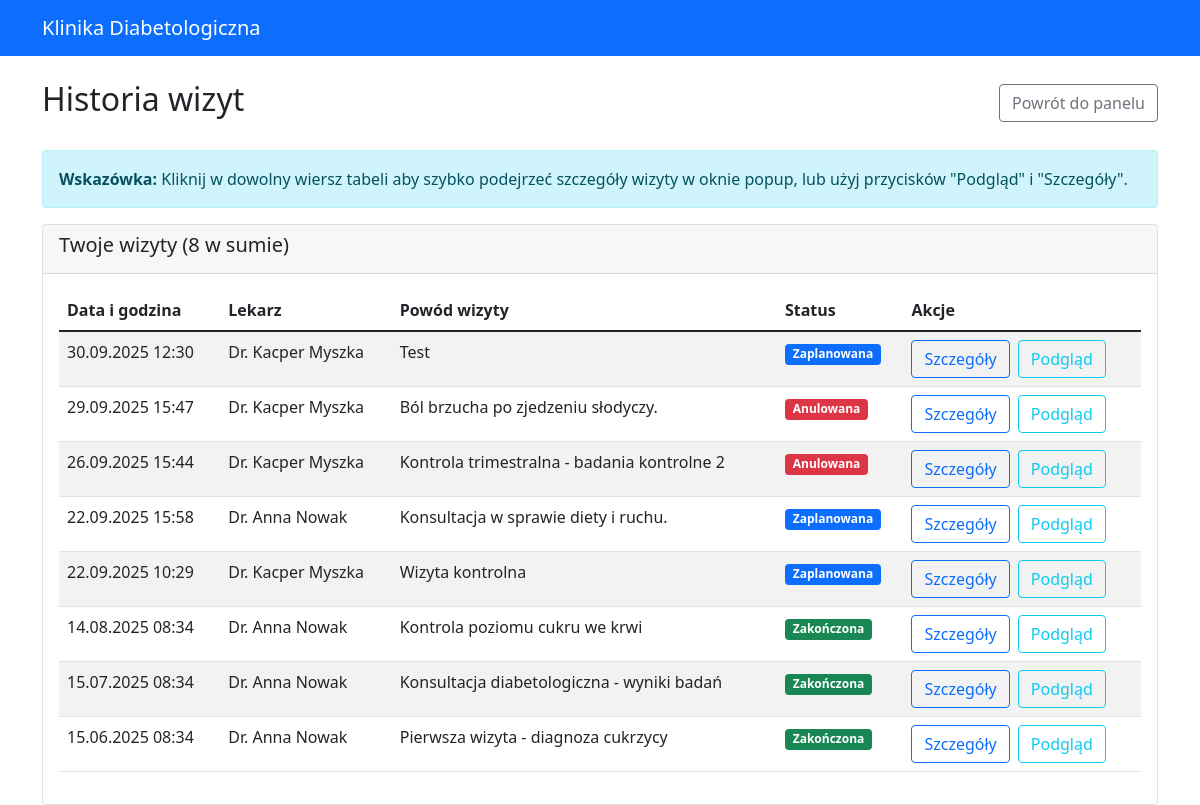
Page /appointments/history/ (signed in) on the earlier database version.
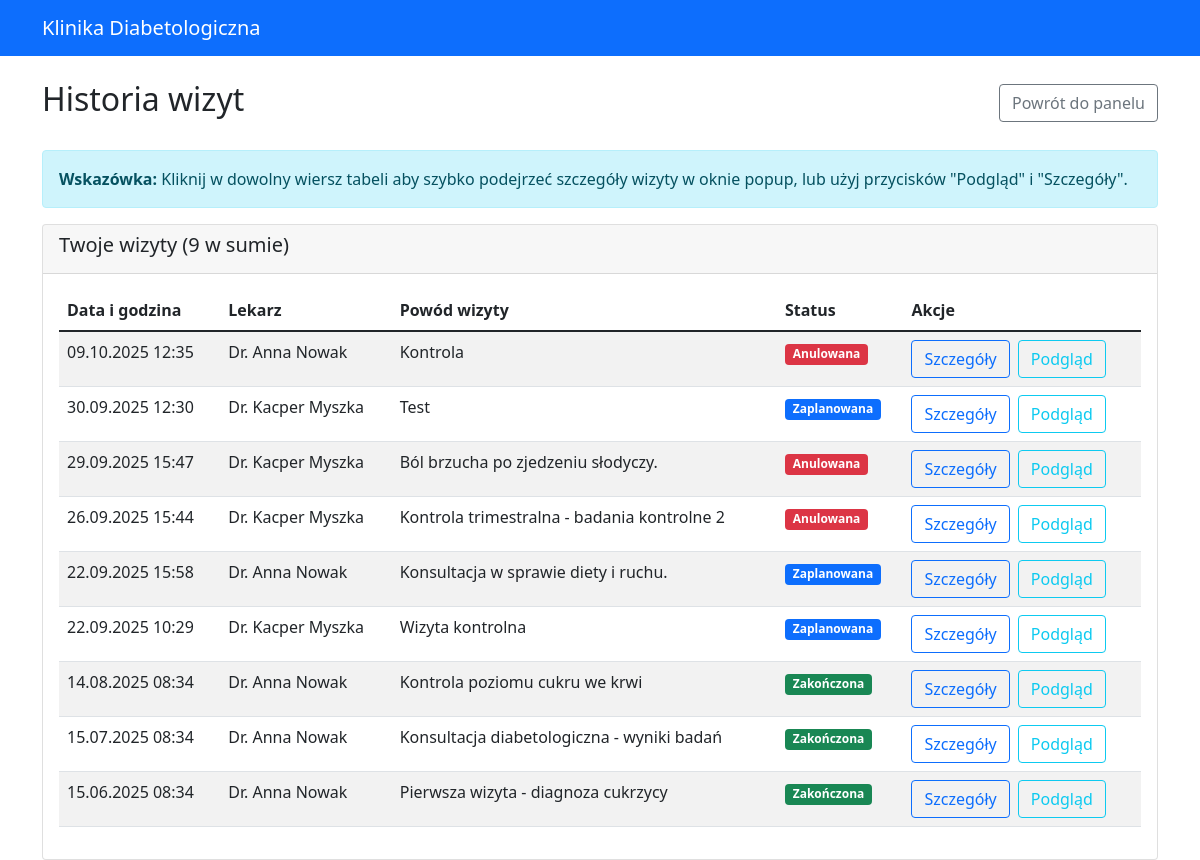
Same page on the later database version.
### appointments/models.py (models this page shows, shortened)
class Appointment(models.Model):
    STATUS_CHOICES = [
        ('scheduled', 'Zaplanowana'),
        ('completed', 'Zakończona'),
        ('cancelled', 'Anulowana'),
        ('no_show', 'Niestawiennictwo'),
    ]
    patient = models.ForeignKey(Patient, on_delete=models.CASCADE, related_name='appointments')
    doctor = models.ForeignKey(Doctor, on_delete=models.CASCADE, related_name='appointments')
    appointment_date = models.DateTimeField()
    status = models.CharField(max_length=15, choices=STATUS_CHOICES, default='scheduled')
    reason = models.CharField(max_length=200, help_text="Powód wizyty")
    notes = models.TextField(blank=True, help_text="Notatki z wizyty")
    duration_minutes = models.PositiveIntegerField(default=30)
    created_at = models.DateTimeField(auto_now_add=True)
    updated_at = models.DateTimeField(auto_now=True)
    class Meta:
        ordering = ['-appointment_date']
        verbose_name = "Wizyta"
        verbose_name_plural = "Wizyty"

### doctors/models.py (models this page shows, shortened)
class Doctor(models.Model):
    user = models.OneToOneField(settings.AUTH_USER_MODEL, on_delete=models.CASCADE, related_name='doctor_profile')
    license_number = models.CharField(max_length=20, unique=True)
    specialization = models.CharField(
        max_length=50,
        choices=[
            ('endocrinologist', 'Endokrynolog'),
            ('diabetologist', 'Diabetolog'),
            ('internal_medicine', 'Internista'),
            ('family_medicine', 'Lekarz rodzinny'),
        ]
    )
    years_of_experience = models.PositiveIntegerField()
    office_address = models.TextField()
    consultation_fee = models.DecimalField(max_digits=6, decimal_places=2)
    working_hours_start = models.TimeField()
    working_hours_end = models.TimeField()
    working_days = models.CharField(
        max_length=20,
        choices=[
            ('mon-fri', 'Poniedziałek-Piątek'),
            ('mon-sat', 'Poniedziałek-Sobota'),
            ('tue-thu', 'Wtorek-Czwartek'),
        ],
        default='mon-fri'
    )
    education = models.TextField()
    certifications = models.TextField(blank=True)
    bio = models.TextField(blank=True)
    is_accepting_patients = models.BooleanField(default=True)
    created_at = models.DateTimeField(auto_now_add=True)
    updated_at = models.DateTimeField(auto_now=True)
    class Meta:
        verbose_name = "Lekarz"
        verbose_name_plural = "Lekarze"

### authentication/models.py (models this page shows, shortened)
class User(AbstractUser):
    USER_TYPE_CHOICES = (
        ('patient', 'Pacjent'),
        ('doctor', 'Lekarz'),
    )
    user_type = models.CharField(
        max_length=10,
        choices=USER_TYPE_CHOICES,
        default='patient'
    )
    phone_number = models.CharField(max_length=15, blank=True)
    failed_login_attempts = models.IntegerField(default=0)
    last_failed_login = models.DateTimeField(null=True, blank=True)
    account_locked_until = models.DateTimeField(null=True, blank=True)
    def is_patient(self):
        return self.user_type == 'patient'

### appointments/views.py (the view)
# urls.py: path('history/', views.patient_appointment_history, name='patient_history'),
@login_required
def patient_appointment_history(request):
    if not request.user.is_patient():
        return redirect('authentication:login')
    patient = request.user.patient_profile
    appointments = Appointment.objects.filter(patient=patient).order_by('-appointment_date')
    paginator = Paginator(appointments, 10)
    page_number = request.GET.get('page')
    page_obj = paginator.get_page(page_number)
    context = {
        'appointments': page_obj,
        'patient': patient,
        'now': timezone.now(),
    }
    return render(request, 'appointments/patient_history.html', context)

### appointments/templates/appointments/patient_history.html (shortened to what the changed rows need)
{% extends 'authentication/base.html' %}
{% block content %}
<div class="row">
    <div class="col-md-12">
        <div class="d-flex justify-content-between align-items-center mb-4">
            <h2>Historia wizyt</h2>
        </div>
        {% if appointments %}
            <div class="alert alert-info mb-3">
                <strong>Wskazówka:</strong> Kliknij w dowolny wiersz tabeli aby szybko podejrzeć szczegóły wizyty w oknie popup, lub użyj przycisków "Podgląd" i "Szczegóły".
            </div>
            <div class="card">
                <div class="card-header">
                    <h5>Twoje wizyty ({{ appointments.paginator.count }} w sumie)</h5>
                </div>
                <div class="card-body">
                    <div class="table-responsive">
                        <table class="table table-striped">
                            <thead>
                                <tr>
                                    <th>Data i godzina</th>
                                    <th>Lekarz</th>
                                    <th>Powód wizyty</th>
                                    <th>Status</th>
                                    <th>Akcje</th>
                                </tr>
                            </thead>
                            <tbody>
                                {% for appointment in appointments %}
                                <tr class="appointment-row" style="cursor: pointer;"
                                    onclick="showAppointmentModal({{ appointment.id }}, '{{ appointment.appointment_date|date:"d.m.Y H:i" }}', 'Dr. {{ appointment.doctor.user.first_name }} {{ appointment.doctor.user.last_name }}', '{{ appointment.reason }}', '{{ appointment.get_status_display }}', '{{ appointment.status }}')">
                                    <td>{{ appointment.appointment_date|date:"d.m.Y H:i" }}</td>
                                    <td>Dr. {{ appointment.doctor.user.first_name }} {{ appointment.doctor.user.last_name }}</td>
                                    <td>{{ appointment.reason }}</td>
                                    <td>
                                        {% if appointment.status == 'scheduled' %}
                                            <span class="badge bg-primary">{{ appointment.get_status_display }}</span>
                                        {% elif appointment.status == 'completed' %}
                                            <span class="badge bg-success">{{ appointment.get_status_display }}</span>
                                        {% elif appointment.status == 'cancelled' %}
                                            <span class="badge bg-danger">{{ appointment.get_status_display }}</span>
                                        {% else %}
                                            <span class="badge bg-warning">{{ appointment.get_status_display }}</span>
                                        {% endif %}
                                    </td>
                                    <td>
                                        <div class="d-flex flex-wrap gap-2">
                                            <a href="{% url 'appointments:detail' appointment.id %}" class="btn btn-outline-primary" onclick="event.stopPropagation();">Szczegóły</a>
                                            <button class="btn btn-outline-info" onclick="event.stopPropagation(); showAppointmentModal({{ appointment.id }}, '{{ appointment.appointment_date|date:"d.m.Y H:i" }}', 'Dr. {{ appointment.doctor.user.first_name }} {{ appointment.doctor.user.last_name }}', '{{ appointment.reason }}', '{{ appointment.get_status_display }}', '{{ appointment.status }}')">Podgląd</button>
                                        </div>
                                    </td>
                                </tr>
                                {% endfor %}
                            </tbody>
                        </table>
                    </div>
                </div>
            </div>
        {% else %}
            <div class="alert alert-info">
                <h4>Brak wizyt</h4>
                <p>Nie masz jeszcze żadnych wizyt w systemie.</p>
                <a href="#" class="btn btn-primary">Umów pierwszą wizytę</a>
            </div>
        {% endif %}
    </div>
</div>
{% endblock %}

Differences in the rows shown:
added Appointment: appointment_date "09.10.2025 12:35", doctor.user.first_name "Anna", doctor.user.last_name "Nowak", reason "Kontrola", status "Anulowana"
Other differences:
{{ appointments.paginator.count }}: "8" → "9"
